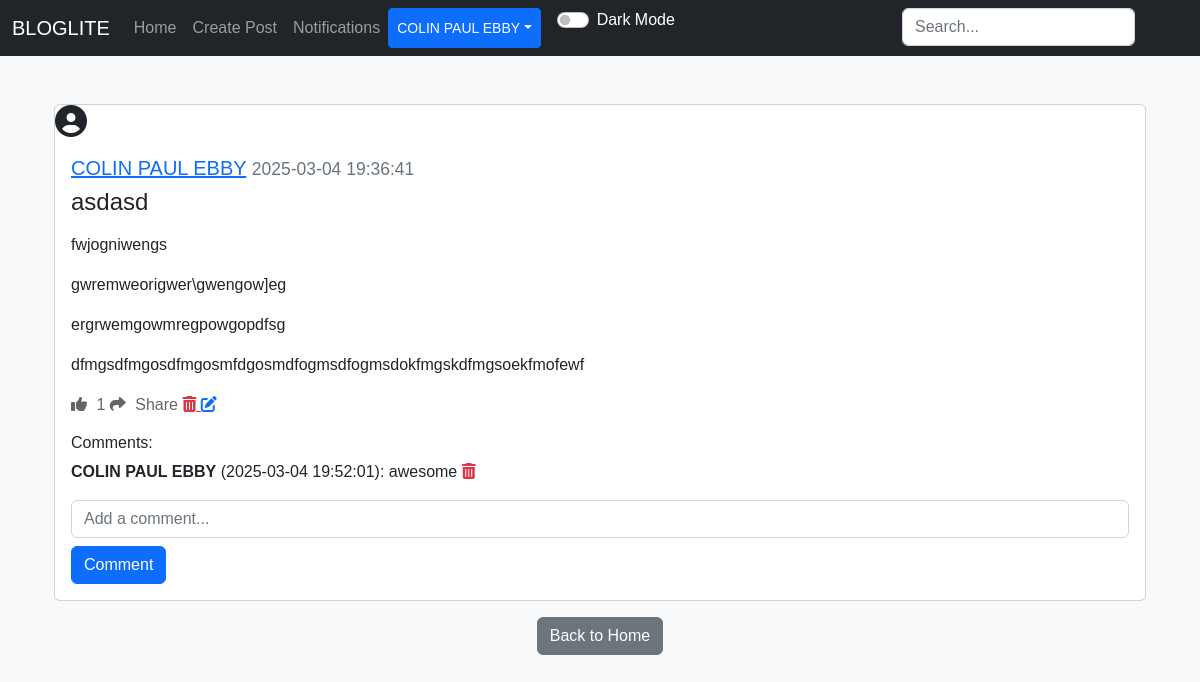
/post/4 (signed in), run on an earlier commit of the app's database.
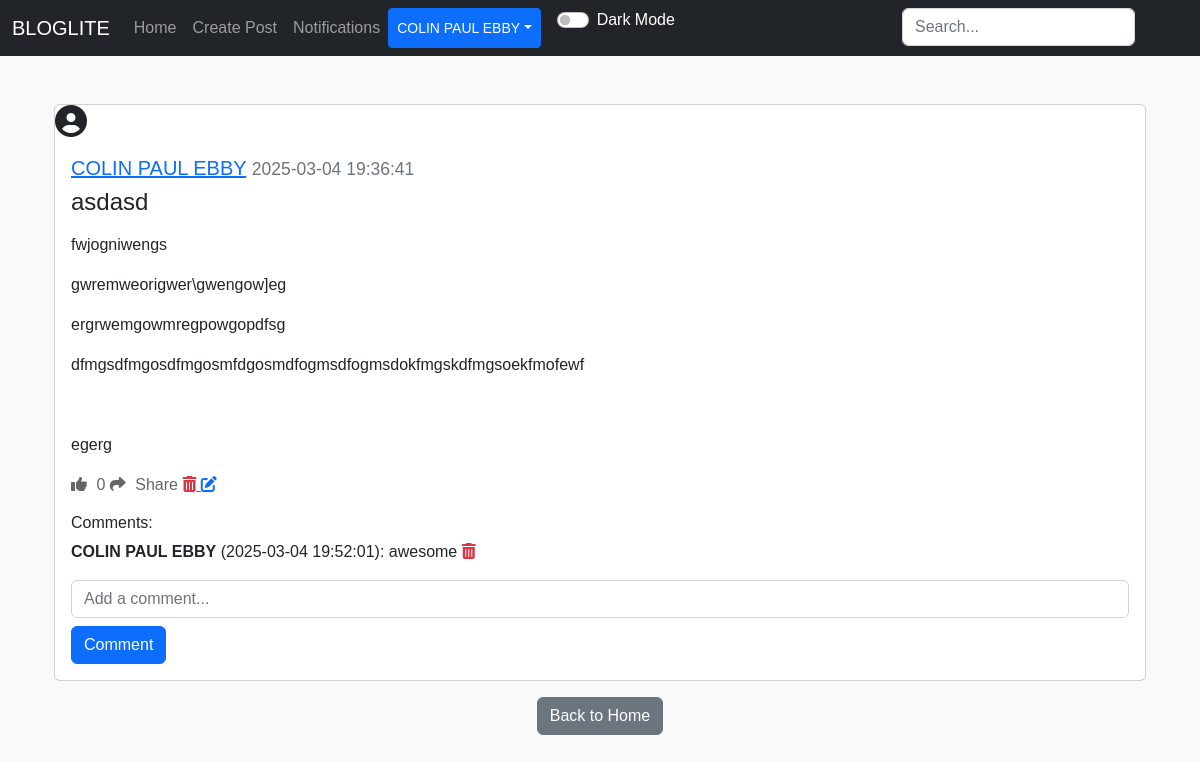
And on a later commit of the database.
### applicaton/models.py (models this page shows)
class Post(db.Model):
    id = db.Column(db.Integer, primary_key=True)
    title = db.Column(db.String(150), nullable=False)  # Add title field
    text = db.Column(db.Text, nullable=False)
    date_created = db.Column(db.DateTime(timezone=True), default=func.now())
    author = db.Column(db.Integer, db.ForeignKey('user.id'), nullable=False)
    category_id = db.Column(db.Integer, db.ForeignKey('category.id'), nullable=True)
    comments = db.relationship("Comment", backref="post", cascade="all, delete")
    likes = db.relationship("Like", backref="post", cascade="all, delete")

### applicaton/views.py (the view)
@views.route("/post/<id>")
@login_required
def view_post(id):
    post = Post.query.get(id)
    if not post:
        flash("Post does not exist", category="error")
        return redirect(url_for('views.home'))
    return render_template("view_post.html", user=current_user, post=post, User=User)

### applicaton/__init__.py (called while the page is built)
def create_app():
    app = Flask(__name__)
    app.config['SECRET_KEY'] = "perfetch"
    app.config['SQLALCHEMY_DATABASE_URI'] = "sqlite:///database.db"
    db.init_app(app)
    app.app_context().push()
    from .resources import api
    api.init_app(app)
    from .views import views
    app.register_blueprint(views,url_prefix="/")
    from .authentication import authentication
    app.register_blueprint(authentication,url_prefix="/")
    from .models import User,Post,Comment,Like,Follower
    create_database(app)
    login_manager = LoginManager()
    login_manager.login_view = "authentication.log_in"
    login_manager.init_app(app)
    @login_manager.user_loader
    def load_user(id):
        return User.query.get(int(id))
    return app

### applicaton/templates/view_post.html (shortened to what this page needs)
{% extends "nav.html" %}
{% block content %}
<div class="container mt-5">
    <div class="card mb-3">
        <div class="profile-pic-container mr-3">
            {% if post.user.profile_picture %}
                <img src="{{ url_for('static', filename='uploads/' + post.user.profile_picture) }}" alt="Profile Picture" class="profile-pic">
            {% else %}
                <i class="fas fa-user-circle fa-2x"></i>
            {% endif %}
        </div>
        <div class="card-body">
            <h5 class="card-title">
                <a href="{{ url_for('views.post', username=post.user.username) }}">{{ post.user.username }}</a>
                <small class="text-muted">{{ post.date_created }}</small>
            </h5>
            <h4>{{ post.title }}</h4>
            <p class="card-text">{{ post.text | safe }}</p>
            <div>
                <a href="#" class="like-btn" data-post-id="{{ post.id }}">
                    <i class="fas fa-thumbs-up"></i> <span class="like-count">{{ post.likes|length }}</span>
                </a>
                <a href="#" class="share-btn ml-3" data-post-id="{{ post.id }}" data-bs-toggle="modal" data-bs-target="#shareModal">
                    <i class="fas fa-share"></i> Share
                </a>
                {% if current_user.id == post.author %}
                    <a href="{{ url_for('views.delete_post', id=post.id) }}" class="text-danger ml-3">
                        <i class="fas fa-trash-alt"></i>
                    </a>
                    <a href="{{ url_for('views.edit', id=post.id) }}" class="text-primary ml-3">
                        <i class="fas fa-edit"></i>
                    </a>
                {% endif %}
            </div>
            <h6 class="mt-3">Comments:</h6>
            <div id="comments">
                {% for comment in post.comments %}
                    <p id="comment-{{ comment.id }}">
                        <strong>{{ comment.user.username }}</strong> ({{ comment.date_created }}): {{ comment.text }}
                        {% if current_user.id == comment.author or current_user.id == post.author %}
                            <a href="#" class="delete-comment text-danger ml-2" data-comment-id="{{ comment.id }}">
                                <i class="fas fa-trash-alt"></i>
                            </a>
                        {% endif %}
                    </p>
                {% endfor %}
            </div>
            <form id="comment-form" method="POST">
                <div class="form-group">
                    <input type="text" name="text" id="comment-text" class="form-control" placeholder="Add a comment...">
                    <button type="submit" class="btn btn-primary mt-2">Comment</button>
                </div>
            </form>
        </div>
    </div>
    <div align="center">
        <a href="{{ url_for('views.home') }}"><button type="button" class="btn btn-secondary">Back to Home</button></a>
    </div>
</div>
{% endblock %}

What changed in the data, as far as the page shows it:
changed Post "asdasd": text "fwjogniwengs gwremweorigwer\\gwengow]eg ergrwemgowmregpowgopdfsg dfmgsdfmgosdfmgosmfdgosmdfogmsdfogmsdokfmgskdfmgsoekfmofewf" → "fwjogniwengs gwremweorigwer\\gwengow]eg ergrwemgowmregpowgopdfsg dfmgsdfmgosdfmgosmfdgosmdfogmsdfogmsdokfmgskdfmgsoekfmofewf egerg"
Also different on the page:
{{ post.likes|length }}: "1" → "0"
